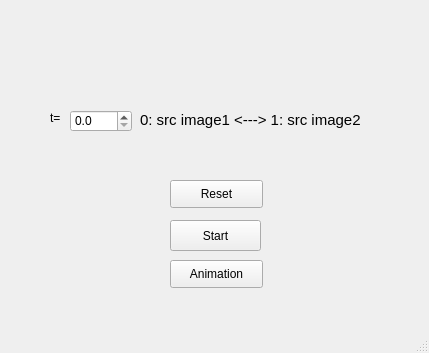
<?xml version="1.0" encoding="UTF-8"?>
<ui version="4.0">
 <class>MainWindow</class>
 <widget class="QMainWindow" name="MainWindow">
  <property name="geometry">
   <rect>
    <x>0</x>
    <y>0</y>
    <width>429</width>
    <height>353</height>
   </rect>
  </property>
  <property name="windowTitle">
   <string>MainWindow</string>
  </property>
  <widget class="QWidget" name="centralwidget">
   <widget class="QPushButton" name="pushButton">
    <property name="geometry">
     <rect>
      <x>170</x>
      <y>220</y>
      <width>91</width>
      <height>31</height>
     </rect>
    </property>
    <property name="text">
     <string>Start</string>
    </property>
   </widget>
   <widget class="QLabel" name="label">
    <property name="geometry">
     <rect>
      <x>50</x>
      <y>110</y>
      <width>58</width>
      <height>15</height>
     </rect>
    </property>
    <property name="text">
     <string>t=</string>
    </property>
   </widget>
   <widget class="QDoubleSpinBox" name="doubleSpinBox">
    <property name="geometry">
     <rect>
      <x>70</x>
      <y>110</y>
      <width>62</width>
      <height>22</height>
     </rect>
    </property>
    <property name="decimals">
     <number>1</number>
    </property>
    <property name="maximum">
     <double>1.000000000000000</double>
    </property>
    <property name="singleStep">
     <double>0.100000000000000</double>
    </property>
   </widget>
   <widget class="QPushButton" name="pushButton_2">
    <property name="geometry">
     <rect>
      <x>170</x>
      <y>180</y>
      <width>93</width>
      <height>28</height>
     </rect>
    </property>
    <property name="text">
     <string>Reset</string>
    </property>
   </widget>
   <widget class="QLabel" name="label_2">
    <property name="geometry">
     <rect>
      <x>140</x>
      <y>100</y>
      <width>271</width>
      <height>41</height>
     </rect>
    </property>
    <property name="font">
     <font>
      <pointsize>11</pointsize>
      <weight>50</weight>
      <bold>false</bold>
     </font>
    </property>
    <property name="text">
     <string>0: src image1 &lt;---&gt; 1: src image2</string>
    </property>
   </widget>
   <widget class="QPushButton" name="pushButton_3">
    <property name="geometry">
     <rect>
      <x>170</x>
      <y>260</y>
      <width>93</width>
      <height>28</height>
     </rect>
    </property>
    <property name="text">
     <string>Animation</string>
    </property>
   </widget>
  </widget>
  <widget class="QMenuBar" name="menubar">
   <property name="geometry">
    <rect>
     <x>0</x>
     <y>0</y>
     <width>429</width>
     <height>25</height>
    </rect>
   </property>
  </widget>
  <widget class="QStatusBar" name="statusbar"/>
 </widget>
 <resources/>
 <connections/>
</ui>
